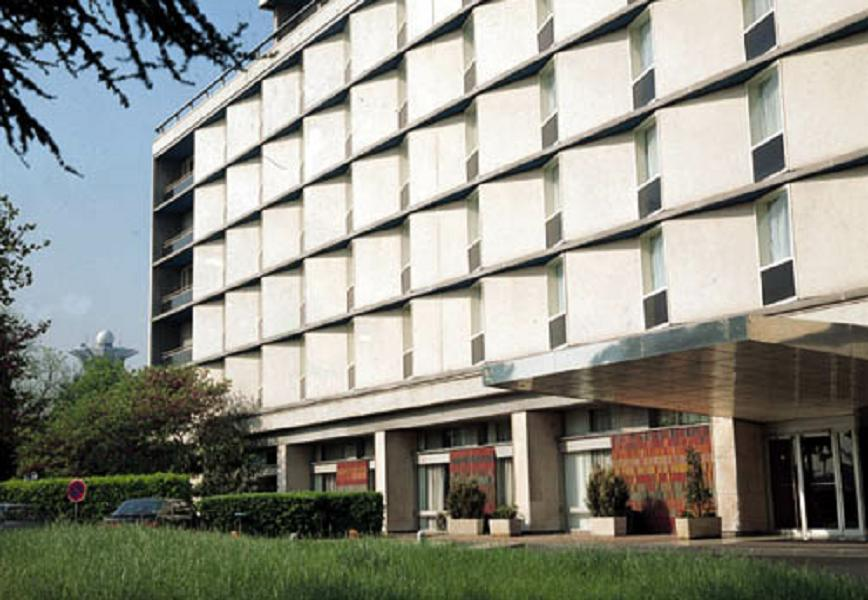
#> input picture images/building.jpg, 868 x 600 px
$ jupyter execute 'Demo6.2-自适应阈值处理.ipynb'
#> lines starting #> are read from the running program, lines starting #| are printed output that depends on the picture; after the words box and inside, x2 and y2 are one past the last pixel; in counts of white or black regions, pixels touching at a corner belong together
# 6.2 自适应阈值处理

[cell 1]
import cv2

#自适应阈值处理模式 自适应阈值可以保留更多的细节。
img=cv2.imread("../images/building.jpg",0)
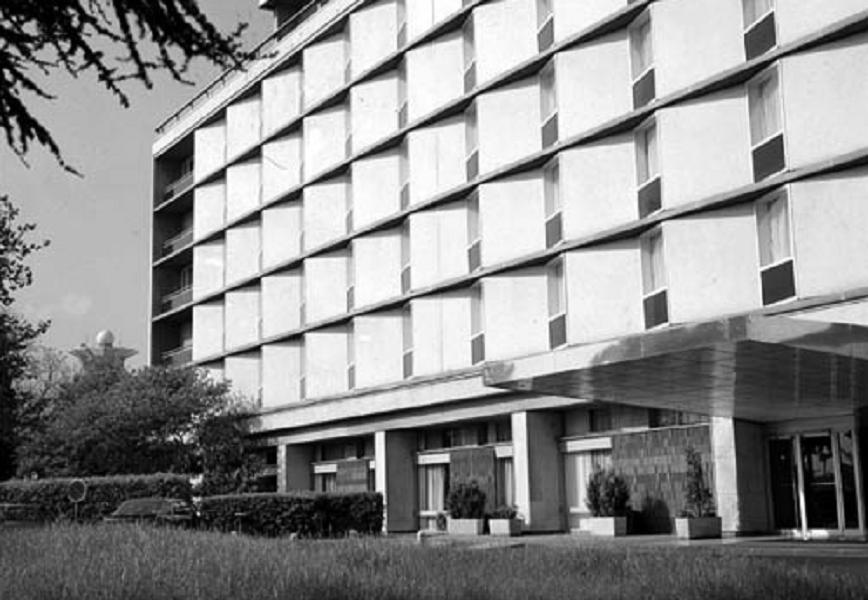
#> img: shape (600, 868); min 0, max 255, mean 142.3
t1,thd=cv2.threshold(img,127,255,cv2.THRESH_BINARY)
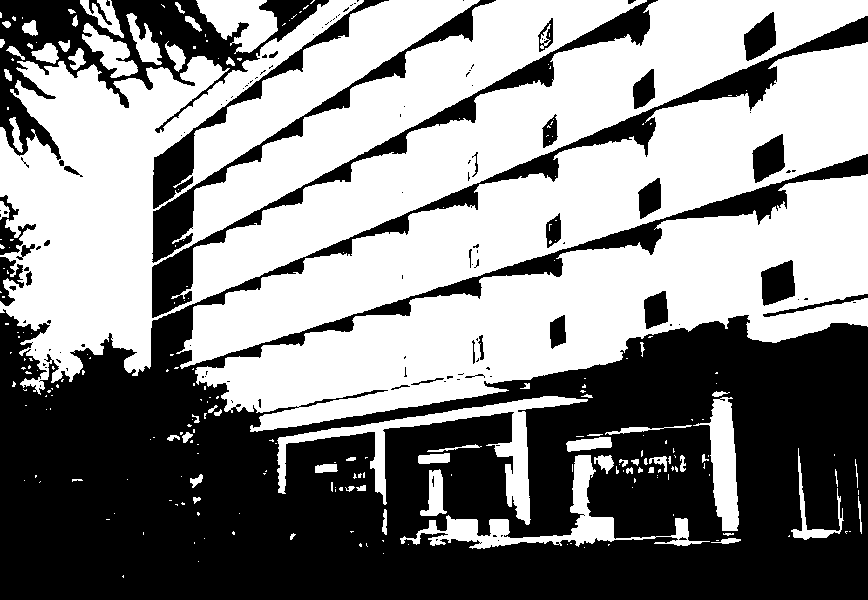
#> thd: shape (600, 868); 53.4% white; 127 black regions (93 under 20 px), largest, box (x1, y1, x2, y2) and area: (0, 16, 868, 600) 200174, (0, 0, 329, 160) 15528, (152, 0, 658, 318) 8138
athdMEAN=cv2.adaptiveThreshold(img,255,cv2.ADAPTIVE_THRESH_MEAN_C,cv2.THRESH_BINARY,5,3)
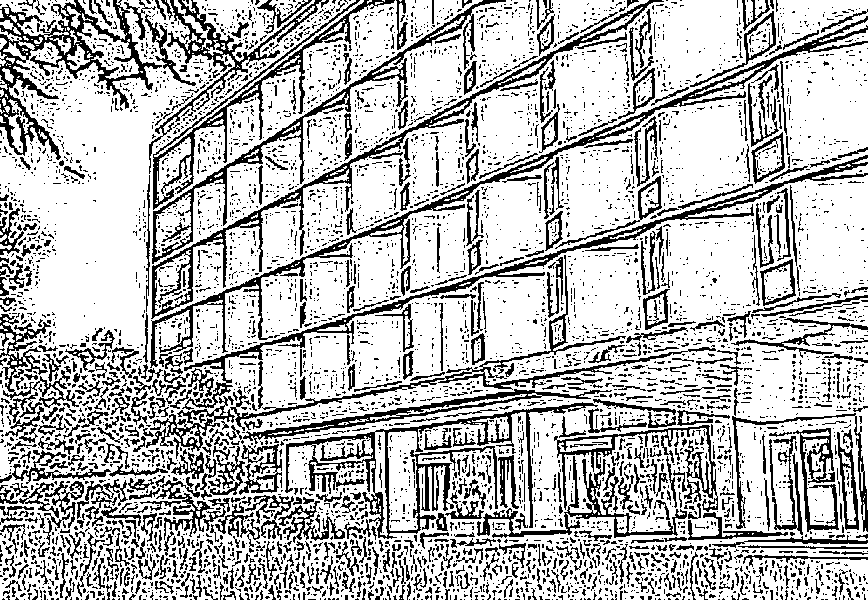
#> athdMEAN: shape (600, 868); 73.5% white; black in thin lines or dots
athdGAUS=cv2.adaptiveThreshold(img,255,cv2.ADAPTIVE_THRESH_GAUSSIAN_C,cv2.THRESH_BINARY,5,3)
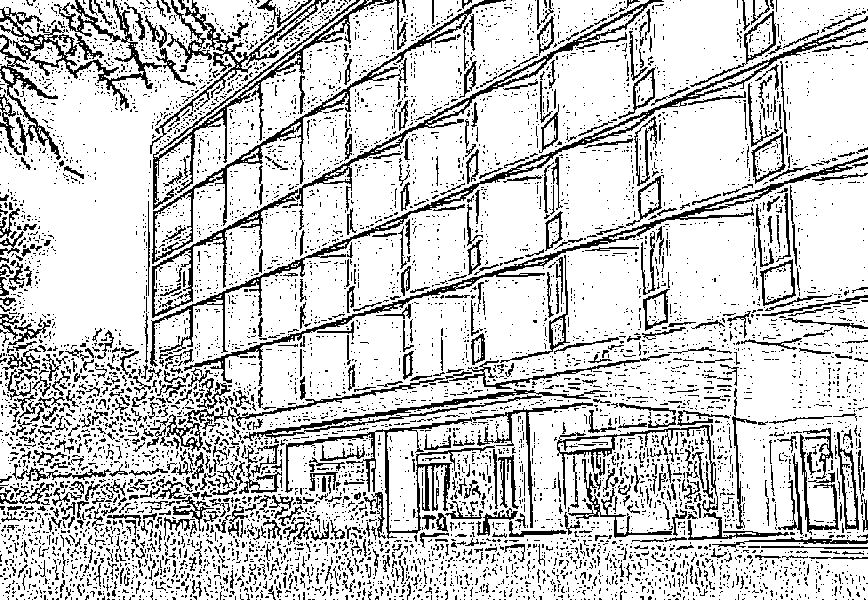
#> athdGAUS: shape (600, 868); 79.5% white; black in thin lines or dots
cv2.imshow("img",img)
cv2.imshow("thd",thd)
cv2.imshow("athdMEAN",athdMEAN)
cv2.imshow("athdGAUS",athdGAUS)
cv2.waitKey()
cv2.destroyAllWindows()

$ run again, with images/Picture1.jpg copied over images/building.jpg
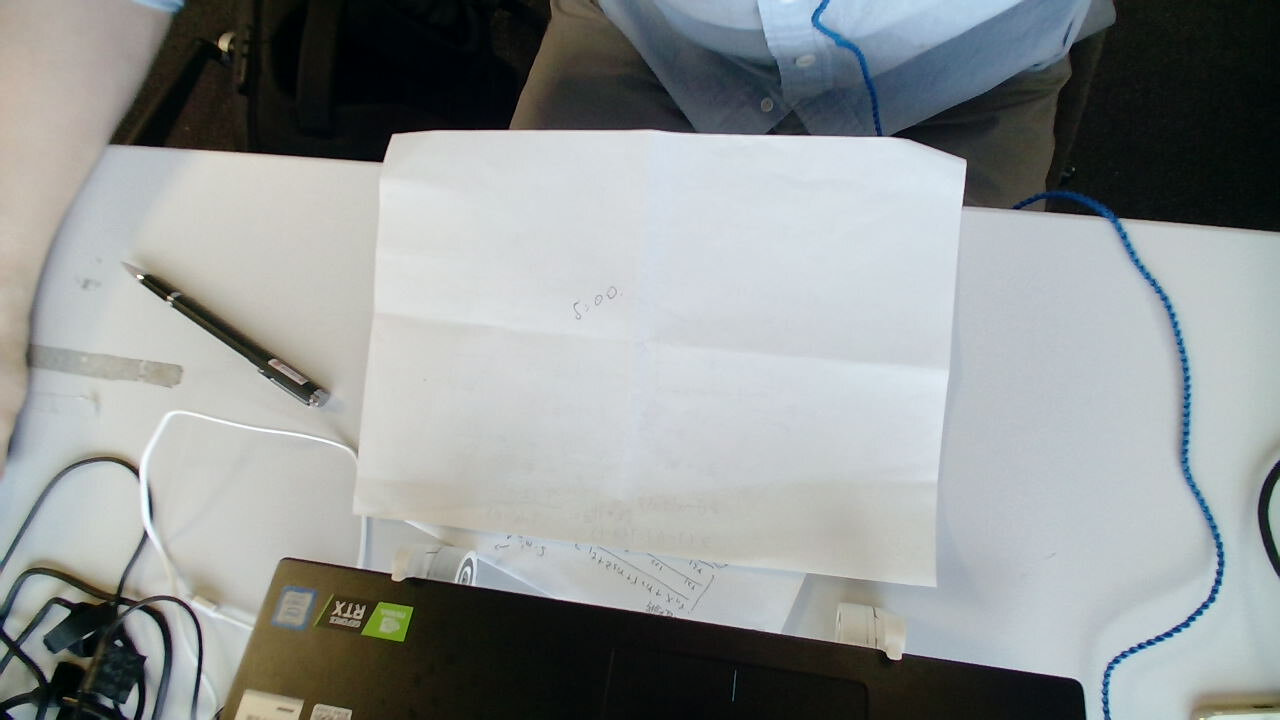
#> input picture images/Picture1.jpg, 1280 x 720 px
#> `t1,thd=cv2.threshold(img,127,255,cv2.THRESH_BINARY)`:
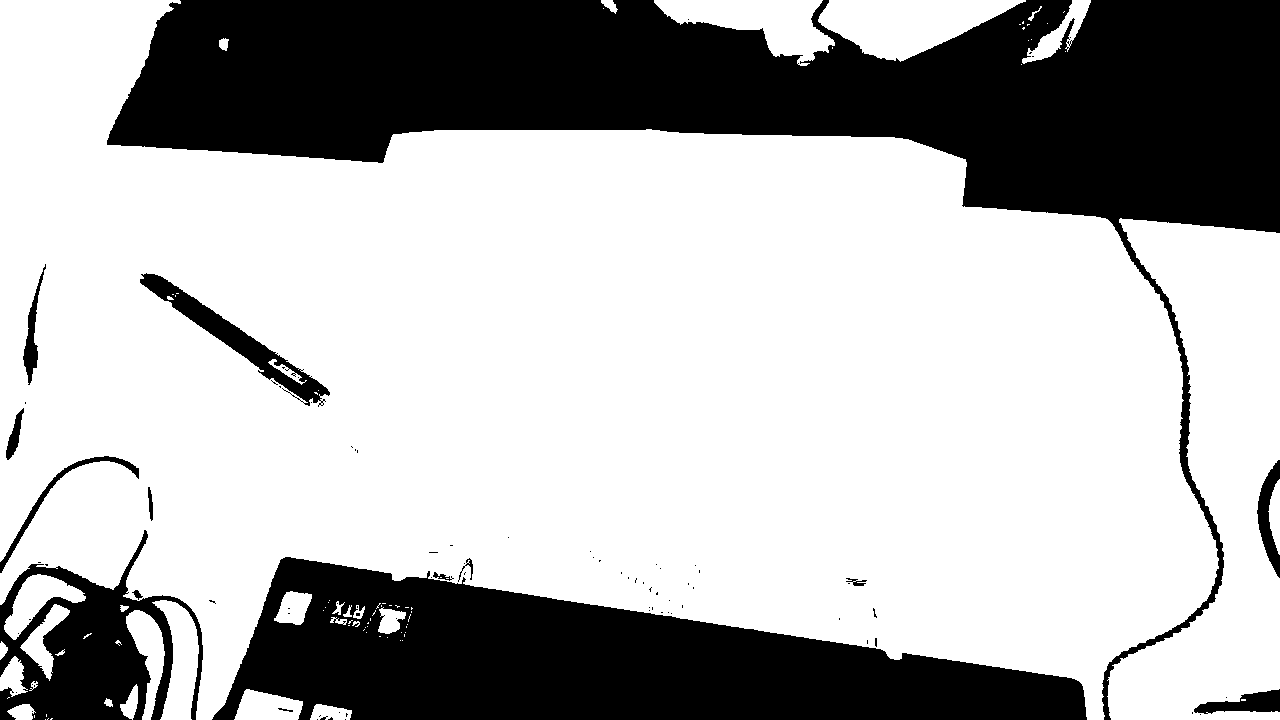
#> thd: shape (720, 1280); 69.4% white; 87 black regions (72 under 20 px), largest, box (x1, y1, x2, y2) and area: (107, 0, 1280, 720) 173573, (212, 557, 1087, 720) 82431, (0, 530, 203, 720) 16872
#> athdMEAN: shape (720, 1280); 94.7% white; black in thin lines or dots
#> `athdGAUS=cv2.adaptiveThreshold(img,255,cv2.ADAPTIVE_THRESH_GAUSSIAN_C,..`:
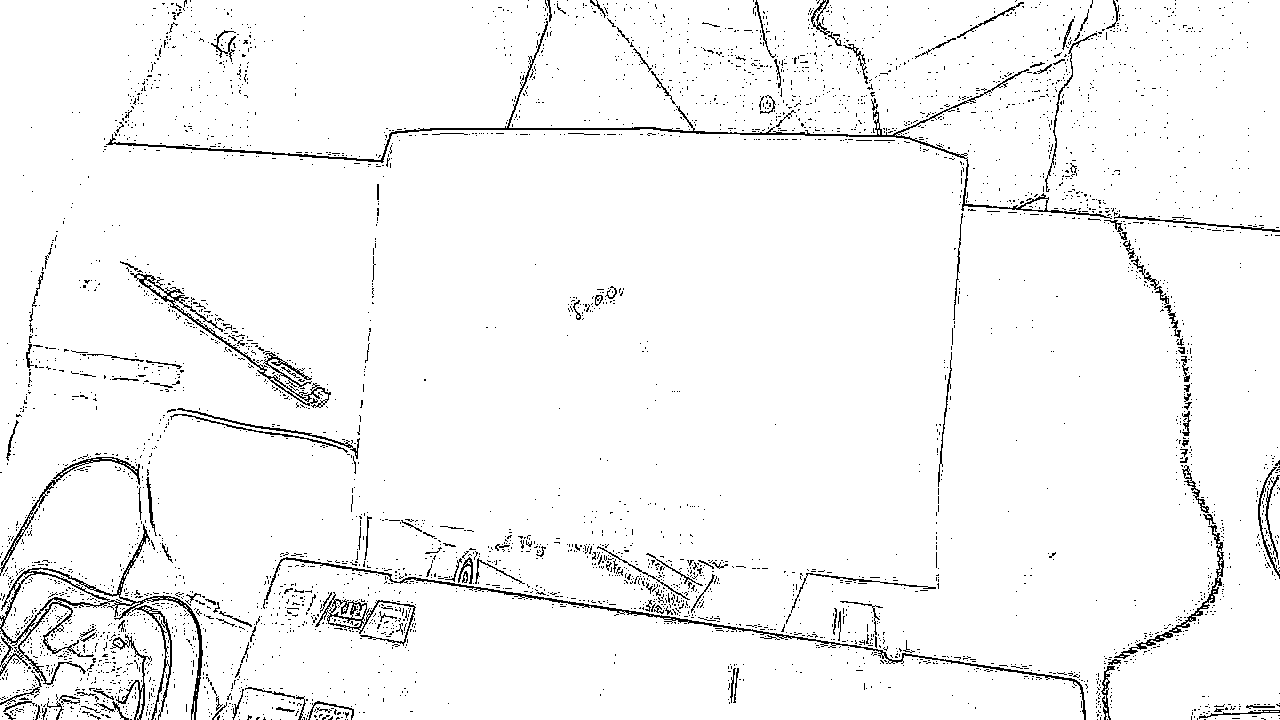
#> athdGAUS: shape (720, 1280); 96.2% white; black in thin lines or dots

$ run again, with images/circle.jpg copied over images/building.jpg
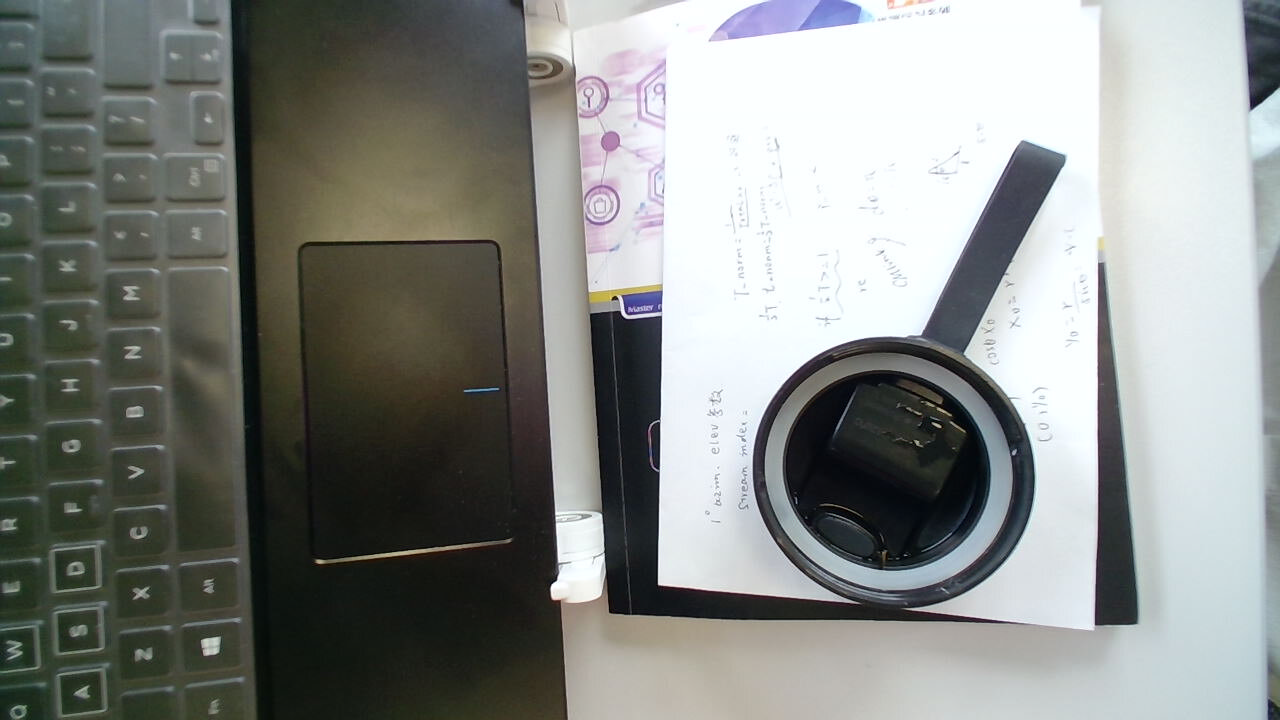
#> input picture images/circle.jpg, 1280 x 720 px
#> `t1,thd=cv2.threshold(img,127,255,cv2.THRESH_BINARY)`:
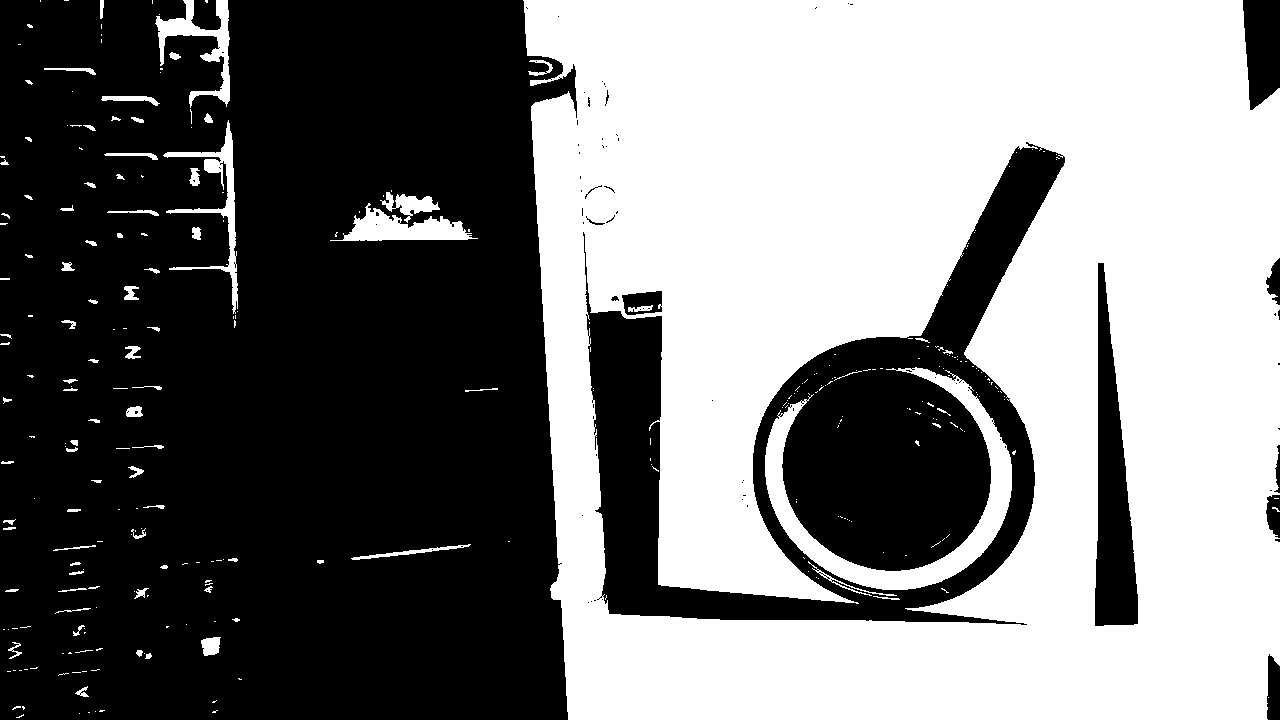
#> thd: shape (720, 1280); 47.8% white; 301 white regions (214 under 20 px), largest, box (x1, y1, x2, y2) and area: (523, 0, 1280, 720) 415989, (765, 367, 1012, 590) 10246, (330, 203, 478, 241) 2526
#> athdMEAN: shape (720, 1280); 91.7% white; black in thin lines or dots
#> `athdGAUS=cv2.adaptiveThreshold(img,255,cv2.ADAPTIVE_THRESH_GAUSSIAN_C,..`:
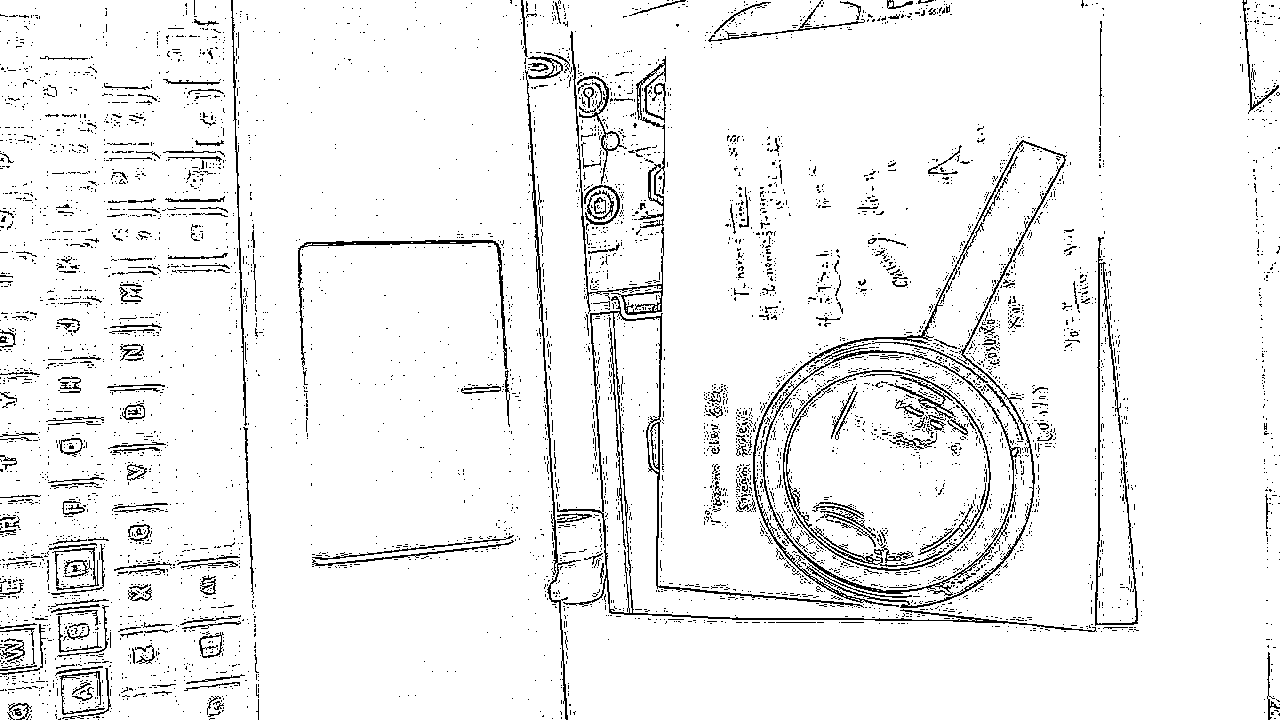
#> athdGAUS: shape (720, 1280); 93.9% white; black in thin lines or dots

$ run again, with images/home.jpg copied over images/building.jpg
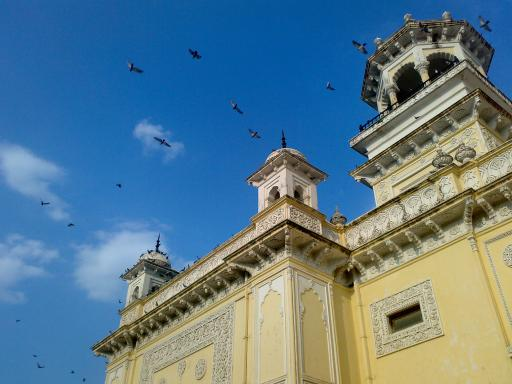
#> input picture images/home.jpg, 512 x 384 px
#> `t1,thd=cv2.threshold(img,127,255,cv2.THRESH_BINARY)`:
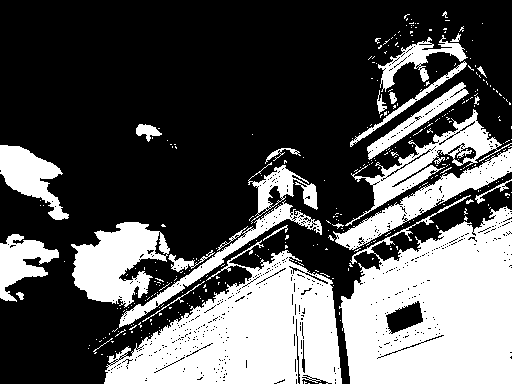
#> thd: shape (384, 512); 34.5% white; 342 white regions (315 under 20 px), largest, box (x1, y1, x2, y2) and area: (339, 195, 512, 384) 22838, (104, 240, 342, 384) 18663, (71, 222, 170, 308) 4941
#> athdMEAN: shape (384, 512); 81.5% white; black in thin lines or dots
#> `athdGAUS=cv2.adaptiveThreshold(img,255,cv2.ADAPTIVE_THRESH_GAUSSIAN_C,..`:
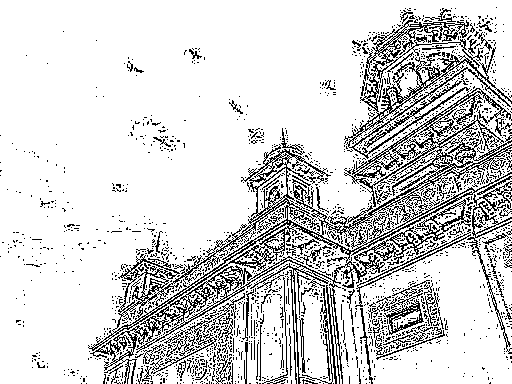
#> athdGAUS: shape (384, 512); 83% white; black in thin lines or dots
